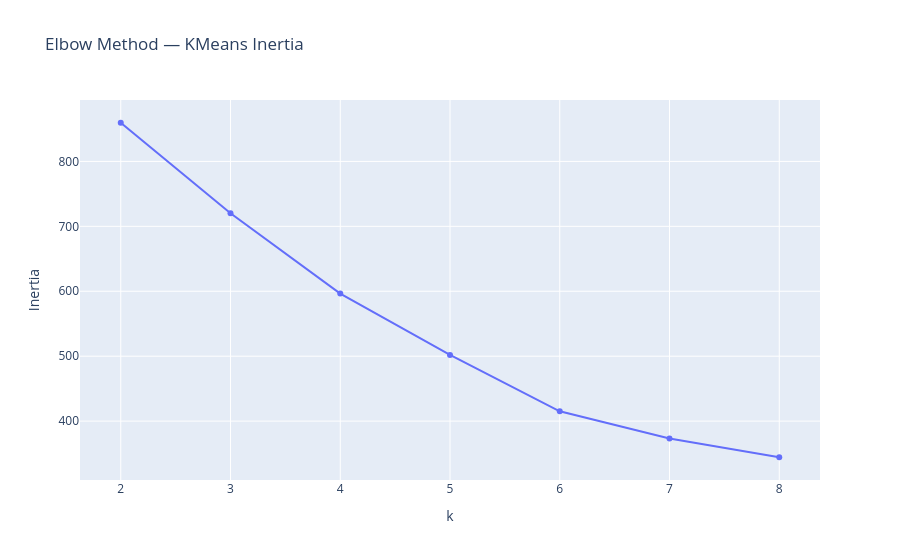
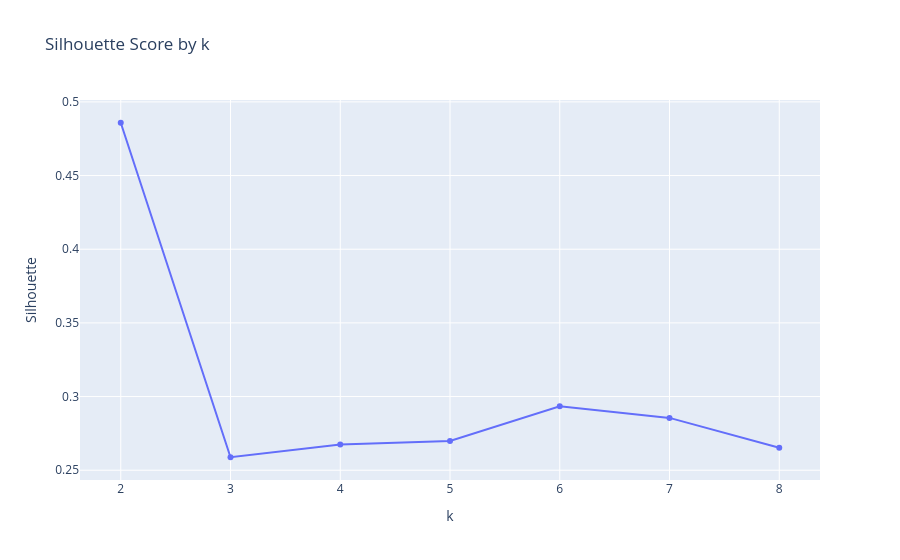

The code cell stored with these charts, in order, in its notebook:
### Code cell
section("Scale features & evaluate cluster count")

X = snap_clean[CLUSTER_FEATURES].replace([np.inf, -np.inf], np.nan)
X = X.fillna(X.median())
scaler = StandardScaler()
X_scaled = scaler.fit_transform(X)
print(f"X_scaled shape: {X_scaled.shape}")

eval_rows = []
for k in range(2, 9):
    km = KMeans(n_clusters=k, random_state=42, n_init=20)
    labels = km.fit_predict(X_scaled)
    eval_rows.append({
        "k": k,
        "Inertia": km.inertia_,
        "Silhouette": silhouette_score(X_scaled, labels)
    })
eval_df = pd.DataFrame(eval_rows)
display(eval_df.round(4))

fig1 = px.line(eval_df, x="k", y="Inertia", markers=True, title="Elbow Method — KMeans Inertia")
fig1.show()
fig2 = px.line(eval_df, x="k", y="Silhouette", markers=True, title="Silhouette Score by k")
fig2.show()
print("\nWe use k=4 — balances interpretability with silhouette quality.")

### Figure 1 — Plotly figure (JSON) as saved in the notebook; plotly's stock layout.template omitted (floating-point values rounded to 4 significant figures)
{"data": [{"hovertemplate": "k=%{x}<br>Inertia=%{y}<extra></extra>", "legendgroup": "", "line": {"color": "#636efa", "dash": "solid"}, "marker": {"symbol": "circle"}, "mode": "lines+markers", "name": "", "orientation": "v", "showlegend": false, "type": "scatter", "x": [2, 3, 4, 5, 6, 7, 8], "xaxis": "x", "y": [859.5, 720.1, 596.4, 501.9, 415.1, 373.4, 344.3], "yaxis": "y"}], "layout": {"legend": {"tracegroupgap": 0}, "title": {"text": "Elbow Method — KMeans Inertia"}, "xaxis": {"anchor": "y", "domain": [0, 1], "title": {"text": "k"}}, "yaxis": {"anchor": "x", "domain": [0, 1], "title": {"text": "Inertia"}}}}

### Figure 2 — Plotly figure (JSON) as saved in the notebook; plotly's stock layout.template omitted (floating-point values rounded to 4 significant figures)
{"data": [{"hovertemplate": "k=%{x}<br>Silhouette=%{y}<extra></extra>", "legendgroup": "", "line": {"color": "#636efa", "dash": "solid"}, "marker": {"symbol": "circle"}, "mode": "lines+markers", "name": "", "orientation": "v", "showlegend": false, "type": "scatter", "x": [2, 3, 4, 5, 6, 7, 8], "xaxis": "x", "y": [0.4858, 0.2588, 0.2675, 0.2699, 0.2935, 0.2855, 0.2653], "yaxis": "y"}], "layout": {"legend": {"tracegroupgap": 0}, "title": {"text": "Silhouette Score by k"}, "xaxis": {"anchor": "y", "domain": [0, 1], "title": {"text": "k"}}, "yaxis": {"anchor": "x", "domain": [0, 1], "title": {"text": "Silhouette"}}}}
